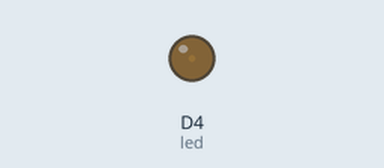
Simulated run of this sketch. Board: ESP8266 (NodeMCU). On the bench: output pins drawn as LEDs (lit = HIGH). What the sketch prints to the serial monitor is not drawn.

Above: at 0.05 s.
At 0.95 s:
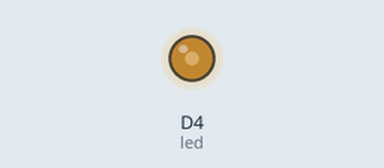
At 1.85 s:
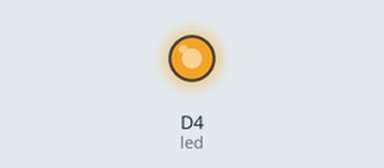
At 3.7 s:
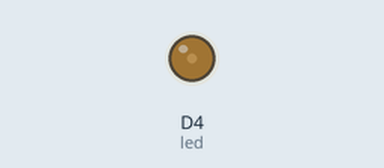
Timing chart, 0 to 5.4 s (numbered marks = the images above):
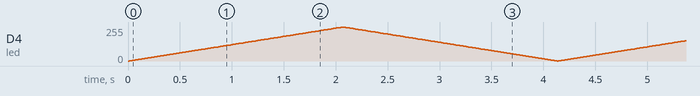

The sketch:

FadeWithSerial.ino
```cpp
int led = D4; // the PWM pin the LED is attached to
int brightness = 0; // how bright the LED is
int fadeAmount = 5; // how many points to fade the LED by

void setup() {
  Serial.begin(9600); // in setup()
  pinMode(led, OUTPUT);
}

void loop() {
  analogWrite(led, brightness);
  Serial.print(1023-brightness); // in loop()
  Serial.print(" "); // in loop()
  Serial.println(brightness); // in loop()
  brightness = brightness + fadeAmount;
  if (brightness <= 0 or brightness >= 1023) {
    fadeAmount = -fadeAmount;
  }
  delay(10);
}
```
